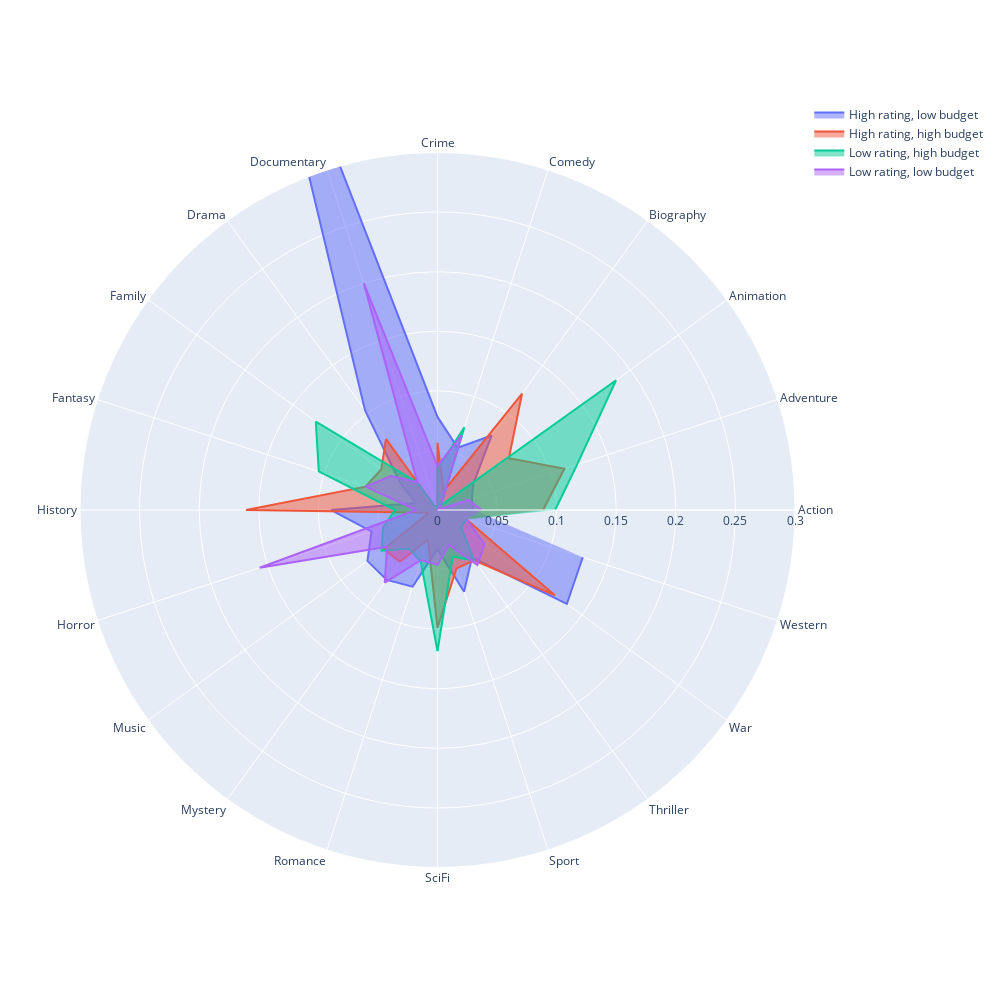

Notebook code for this chart:
### Markdown cell above
The same plot but with superposition of all categories :

### Code cell
categories = data_HR_LB_genres.columns.values

fig = go.Figure()

fig.add_trace(go.Scatterpolar(
      r=data_HR_LB_genres.sum().values/total_count,
      theta=categories,
      fill='toself',
      name='High rating, low budget'
))
fig.add_trace(go.Scatterpolar(
      r=data_HR_HB_genres.sum().values/total_count,
      theta=categories,
      fill='toself',
      name='High rating, high budget'
))

fig.add_trace(go.Scatterpolar(
      r=data_LR_HB_genres.sum().values/total_count,
      theta=categories,
      fill='toself',
      name='Low rating, high budget'
))

fig.add_trace(go.Scatterpolar(
      r=data_LR_LB_genres.sum().values/total_count,
      theta=categories,
      fill='toself',
      name='Low rating, low budget'
))

fig.update_layout(
  polar=dict(
    radialaxis=dict(
      visible=True,
      range=[0, 0.3]
    )),
    width=1000,
    height=1000,
  showlegend=True
)

fig.show('jupyterlab')

### Figure 1 — Plotly figure (JSON) as saved in the notebook; plotly's stock layout.template omitted (floating-point values rounded to 4 significant figures)
{"data": [{"fill": "toself", "name": "High rating, low budget", "r": [0.03021, 0.0304, 0.03704, 0.07729, 0.0549, 0.0781, 0.5, 0.1035, 0.03883, 0.01905, 0.08929, 0.05823, 0.07267, 0.07258, 0.06759, 0.03289, 0.07216, 0.04923, 0.1341, 0.1282], "theta": ["Action", "Adventure", "Animation", "Biography", "Comedy", "Crime", "Documentary", "Drama", "Family", "Fantasy", "History", "Horror", "Music", "Mystery", "Romance", "SciFi", "Sport", "Thriller", "War", "Western"], "type": "scatterpolar"}, {"fill": "toself", "name": "High rating, high budget", "r": [0.08862, 0.112, 0.07407, 0.1208, 0.01668, 0.05634, 0, 0.07357, 0.05825, 0.06349, 0.1607, 0.007595, 0.05586, 0.05376, 0.02621, 0.09868, 0.05155, 0.05231, 0.122, 0.02564], "theta": ["Action", "Adventure", "Animation", "Biography", "Comedy", "Crime", "Documentary", "Drama", "Family", "Fantasy", "History", "Horror", "Music", "Mystery", "Romance", "SciFi", "Sport", "Thriller", "War", "Western"], "type": "scatterpolar"}, {"fill": "toself", "name": "Low rating, high budget", "r": [0.09869, 0.1232, 0.1852, 0.004831, 0.07297, 0.03457, 0, 0.02838, 0.1262, 0.1048, 0.03571, 0.0481, 0.05803, 0.04032, 0.04552, 0.1184, 0.04124, 0.05231, 0.02439, 0.02564], "theta": ["Action", "Adventure", "Animation", "Biography", "Comedy", "Crime", "Documentary", "Drama", "Family", "Fantasy", "History", "Horror", "Music", "Mystery", "Romance", "SciFi", "Sport", "Thriller", "War", "Western"], "type": "scatterpolar"}, {"fill": "toself", "name": "Low rating, low budget", "r": [0.03726, 0.0272, 0, 0.004831, 0.06602, 0.03713, 0.2, 0.0289, 0.04854, 0.06349, 0.01786, 0.157, 0.05233, 0.07527, 0.04414, 0.04605, 0.03093, 0.05692, 0.04878, 0.02564], "theta": ["Action", "Adventure", "Animation", "Biography", "Comedy", "Crime", "Documentary", "Drama", "Family", "Fantasy", "History", "Horror", "Music", "Mystery", "Romance", "SciFi", "Sport", "Thriller", "War", "Western"], "type": "scatterpolar"}], "layout": {"height": 1000, "polar": {"angularaxis": {"type": "category"}, "radialaxis": {"autorange": false, "range": [0, 0.3], "type": "linear", "visible": true}}, "showlegend": true, "width": 1000}}
